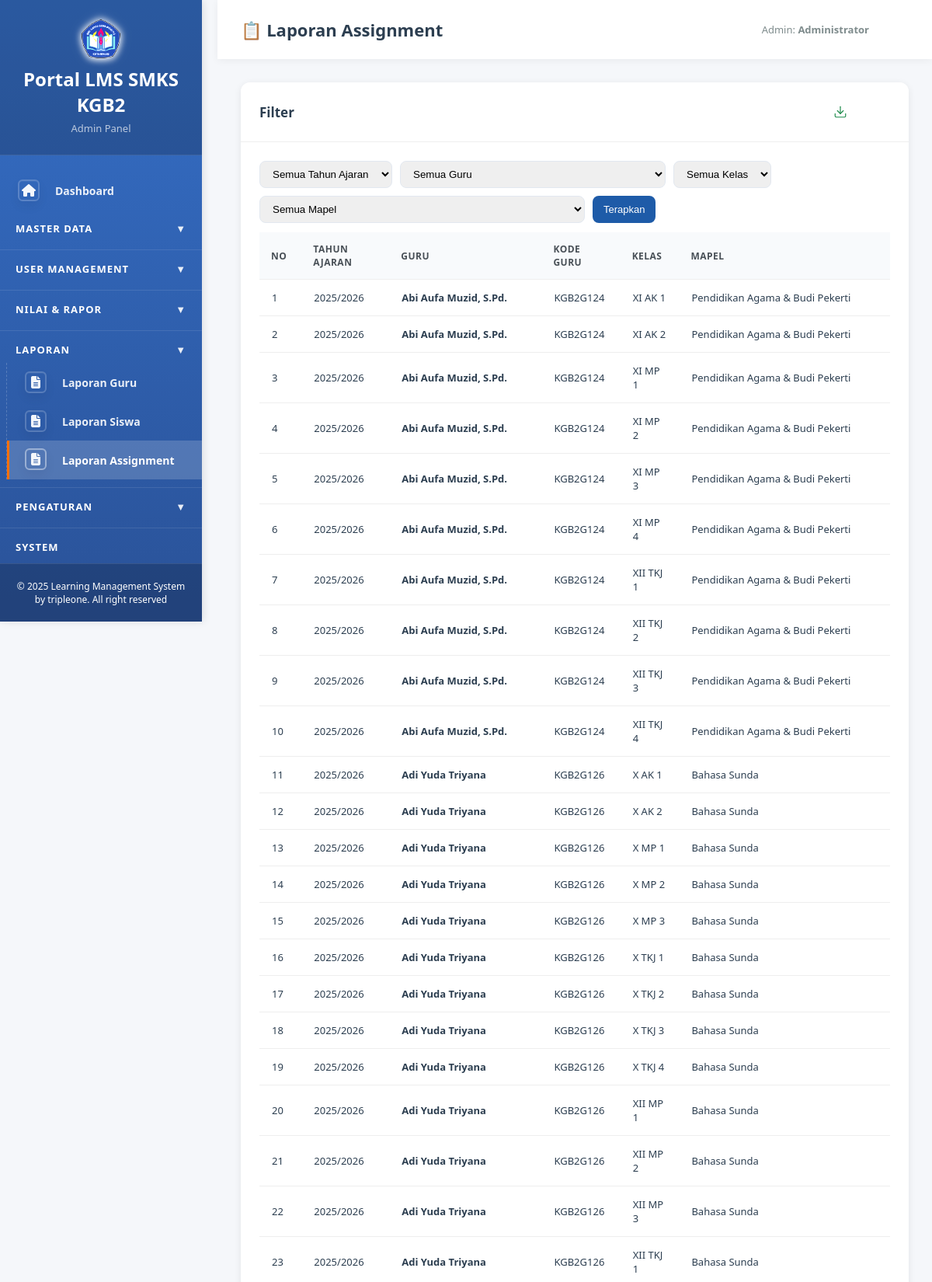
The page /admin/laporan_assignment.php (signed in, upper part) on the database its author committed.
### tables this page shows
CREATE TABLE `assignment_guru` (
  `id` int(11) NOT NULL,
  `guru_id` int(11) NOT NULL,
  `mapel_id` int(11) NOT NULL,
  `kelas_id` int(11) NOT NULL,
  `tahun_ajaran_id` int(11) NOT NULL,
  `kkm` int(11) DEFAULT NULL,
  `created_at` timestamp NOT NULL DEFAULT current_timestamp(),
  `updated_at` timestamp NOT NULL DEFAULT current_timestamp() ON UPDATE current_timestamp()
);

CREATE TABLE `tahun_ajaran` (
  `id` int(11) NOT NULL,
  `nama_tahun_ajaran` varchar(20) NOT NULL,
  `semester` enum('1','2') NOT NULL DEFAULT '1',
  `tanggal_mulai` date NOT NULL,
  `tanggal_selesai` date NOT NULL,
  `is_active` tinyint(1) NOT NULL DEFAULT 0,
  `created_at` timestamp NOT NULL DEFAULT current_timestamp(),
  `updated_at` timestamp NOT NULL DEFAULT current_timestamp() ON UPDATE current_timestamp()
);

CREATE TABLE `users` (
  `id` int(11) NOT NULL,
  `username` varchar(50) NOT NULL,
  `password` varchar(255) NOT NULL,
  `nama_lengkap` varchar(100) NOT NULL,
  `email` varchar(100) DEFAULT NULL,
  `no_whatsapp` varchar(20) DEFAULT NULL,
  `role` enum('admin','guru','siswa') NOT NULL,
  `kode_guru` varchar(20) DEFAULT NULL,
  `nuptk` varchar(20) DEFAULT NULL,
  `nisn` varchar(20) DEFAULT NULL,
  `kelas_id` int(11) DEFAULT NULL,
  `foto` varchar(255) DEFAULT NULL,
  `is_active` tinyint(1) NOT NULL DEFAULT 1,
  `created_at` timestamp NOT NULL DEFAULT current_timestamp(),
  `updated_at` timestamp NOT NULL DEFAULT current_timestamp() ON UPDATE current_timestamp()
);

CREATE TABLE `kelas` (
  `id` int(11) NOT NULL,
  `tingkat` enum('X','XI','XII') NOT NULL,
  `jurusan_id` int(11) NOT NULL,
  `rombel` int(2) NOT NULL,
  `nama_kelas` varchar(50) NOT NULL,
  `wali_kelas_id` int(11) DEFAULT NULL,
  `created_at` timestamp NOT NULL DEFAULT current_timestamp(),
  `updated_at` timestamp NOT NULL DEFAULT current_timestamp() ON UPDATE current_timestamp()
);

CREATE TABLE `mata_pelajaran` (
  `id` int(11) NOT NULL,
  `kode_mapel` varchar(20) NOT NULL,
  `nama_mapel` varchar(100) NOT NULL,
  `kategori` enum('Umum','Produktif','Muatan Lokal') NOT NULL,
  `created_at` timestamp NOT NULL DEFAULT current_timestamp(),
  `updated_at` timestamp NOT NULL DEFAULT current_timestamp() ON UPDATE current_timestamp()
);

### admin/laporan_assignment.php (the view, shortened to what this page needs)
<?php
require_once '../config/database.php';
$guru_id = isset($_GET['guru_id']) ? (int)$_GET['guru_id'] : 0;
$kelas_id = isset($_GET['kelas_id']) ? (int)$_GET['kelas_id'] : 0;
$mapel_id = isset($_GET['mapel_id']) ? (int)$_GET['mapel_id'] : 0;
$tahun_ajaran_id = isset($_GET['tahun_ajaran_id']) ? (int)$_GET['tahun_ajaran_id'] : 0;
$where = 'WHERE 1=1';
$sql = "SELECT a.id, a.guru_id, a.mapel_id, a.kelas_id, a.tahun_ajaran_id,
               g.nama_lengkap AS nama_guru, g.username AS kode_guru,
               m.nama_mapel, k.nama_kelas, ta.nama_tahun_ajaran
        FROM assignment_guru a
        JOIN users g ON g.id = a.guru_id
        JOIN mata_pelajaran m ON m.id = a.mapel_id
        JOIN kelas k ON k.id = a.kelas_id
        JOIN tahun_ajaran ta ON ta.id = a.tahun_ajaran_id
        $where
        ORDER BY ta.id DESC, g.nama_lengkap, k.nama_kelas, m.nama_mapel";
$res = mysqli_query($conn, $sql);
$rows = [];
if ($res) { while ($r = mysqli_fetch_assoc($res)) { $rows[] = $r; } }
?>
<!DOCTYPE html>
<html lang="id">
<head>
    <link rel="stylesheet" href="../assets/css/style.css">
    <link rel="stylesheet" href="../assets/css/_overrides.css">
</head>
<body>
<?php include 'sidebar.php'; ?>
<div class="main-content">
    <div class="top-bar">
        <h1>📋 Laporan Assignment</h1>
        <div class="user-info">
            <span>Admin: <strong><?php echo htmlspecialchars(($_SESSION['nama_lengkap']) ?? ''); ?></strong></span>
            <a href="../logout.php" class="btn-logout">Logout</a>
        </div>
    </div>
    <div class="content-area">
        <div class="card">
            <div class="card-header">
                <h3>Filter</h3>
                <div class="toolbar">
                    <a class="btn btn-outline" href="?guru_id=<?php echo $guru_id; ?>&kelas_id=<?php echo $kelas_id; ?>&mapel_id=<?php echo $mapel_id; ?>&tahun_ajaran_id=<?php echo $tahun_ajaran_id; ?>&export=1">⬇️ Export CSV</a>
                    <button class="btn btn-secondary" onclick="window.print()"><i class="fas fa-print" aria-hidden="true"></i> Cetak</button>
                </div>
            </div>
            <div class="card-body">
                <form method="GET" class="filters" action="">
                    <select name="tahun_ajaran_id">
                        <option value="0">Semua Tahun Ajaran</option>
                    </select>
                    <select name="guru_id">
                        <option value="0">Semua Guru</option>
                    </select>
                    <select name="kelas_id">
                        <option value="0">Semua Kelas</option>
                    </select>
                    <select name="mapel_id">
                        <option value="0">Semua Mapel</option>
                    </select>
                    <button type="submit" class="btn btn-primary">Terapkan</button>
                </form>
                <div class="table-container" style="margin-top:12px;">
                    <table>
                        <thead>
                            <tr>
                                <th>No</th>
                                <th>Tahun Ajaran</th>
                                <th>Guru</th>
                                <th>Kode Guru</th>
                                <th>Kelas</th>
                                <th>Mapel</th>
                            </tr>
                        </thead>
                        <tbody>
                            <?php if (count($rows) === 0): ?>
                                <tr><td colspan="6" style="text-align:center; padding:18px; color:#64748b;">Tidak ada data</td></tr>
                            <?php else: $no=1; foreach ($rows as $r): ?>
                                <tr>
                                    <td><?php echo $no++; ?></td>
                                    <td><?php echo htmlspecialchars(($r['nama_tahun_ajaran']) ?? ''); ?></td>
                                    <td><strong><?php echo htmlspecialchars(($r['nama_guru']) ?? ''); ?></strong></td>
                                    <td><?php echo htmlspecialchars(($r['kode_guru']) ?? ''); ?></td>
                                    <td><?php echo htmlspecialchars(($r['nama_kelas']) ?? ''); ?></td>
                                    <td><?php echo htmlspecialchars(($r['nama_mapel']) ?? ''); ?></td>
                                </tr>
                            <?php endforeach; endif; ?>
                        </tbody>
                    </table>
                </div>
            </div>
        </div>
    </div>
</div>
</body>
</html>

### assets/css/style.css (style rules this page uses)
* { margin: 0; padding: 0; box-sizing: border-box; }
html, body { height: 100%; }
body { font-family: 'Segoe UI', Tahoma, Geneva, Verdana, sans-serif; background: #f5f7fa; color: #2c3e50; }
html, body { -webkit-text-size-adjust: 100%; -ms-text-size-adjust: 100%; }
.main-content { margin-left: 280px; min-height: 100vh; }
.top-bar { background: #fff; padding: 18px 30px; box-shadow: 0 1px 2px rgba(0,0,0,0.05); display: flex; justify-content: space-between; align-items: center; position: sticky; top: 0; z-index: 100; }
.top-bar h1 { font-size: 22px; color: #2c3e50; font-weight: 600; margin: 0; }
.user-info { display: flex; align-items: center; gap: 15px; }
.user-info span { color: #7f8c8d; font-size: 13px; }
.btn-logout { background: #e74c3c; color: #fff; padding: 7px 16px; border-radius: 5px; text-decoration: none; font-size: 13px; transition: all 0.2s ease; font-weight: 500; }
.content-area { padding: 25px 30px; }
.card { background: #fff; border-radius: 6px; box-shadow: 0 1px 3px rgba(0,0,0,0.06); margin-bottom: 20px; overflow: hidden; }
.card-header { background: #fff; color: #2c3e50; padding: 18px 22px; border-bottom: 2px solid #e9ecef; }
.card-header h3 { margin: 0; font-size: 17px; font-weight: 600; }
.card-body { padding: 22px; }
.btn { padding: 9px 18px; border: none; border-radius: 5px; cursor: pointer; text-decoration: none; display: inline-block; font-size: 13px; transition: all 0.2s ease; font-weight: 500; }
.btn-primary { background: #1976d2; color: #fff; }
.table-container { overflow-x: auto; }
.table-container { -webkit-overflow-scrolling: touch; }
img, .card, .slide img { max-width: 100%; height: auto; }
table { width: 100%; border-collapse: collapse; }
table thead { background: #f8f9fa; color: #2c3e50; }
table th { padding: 13px 15px; text-align: left; font-weight: 600; font-size: 12px; text-transform: uppercase; letter-spacing: 0.5px; color: #495057; }
table tbody tr { border-bottom: 1px solid #e9ecef; transition: background 0.15s ease; }
table td { padding: 13px 15px; font-size: 13px; }
.icon-btn, .action-btn, .table .actions .btn, .table td:last-child .btn { display: inline-block !important; width: 36px !important; height: 36px !important; padding: 0 !important; margin: 0 !important; border-radius: 8px !important; text-indent: -9999px !important; overflow: hidden !important; position: relative !important; background: transparent !important; border: none !important; }
.icon-btn::before, .action-btn::before, .table .actions .btn::before { content: ''; position: absolute; inset: 0; display: grid; place-items: center; background-repeat: no-repeat; background-position: center; background-size: 18px 18px; }
.icon-btn::before, .action-btn::before { filter: none; }
.header, .page-header, .header-bar, .card-header { display: flex; align-items: center; justify-content: space-between; gap: 12px; }

### assets/css/_overrides.css (style rules this page uses)
.content-area { padding: 32px 34px; }
.card-header { padding: 20px 24px; }
.card-body { padding: 24px; }
.table-container table td { padding: 14px 16px; }

### admin/laporan_assignment.php (style rules this page uses)
.top-bar { display: flex; justify-content: space-between; align-items: center; padding: 20px 30px; background: #fff; box-shadow: 0 2px 10px rgba(0,0,0,0.05); position: sticky; top: 0; z-index: 999; }
.content-area { padding: 30px; }
.card { background: #fff; border-radius: 12px; box-shadow: 0 2px 10px rgba(0,0,0,0.08); }
.card-header { padding: 20px 24px; border-bottom: 1px solid #eee; display: flex; justify-content: space-between; align-items: center; }
.card-body { padding: 24px; }
.filters { display:flex; gap:10px; flex-wrap:wrap; }
select { padding:8px 12px; border:1px solid #e2e8f0; border-radius:8px; }
.btn { cursor:pointer; }
.btn-primary { background:#1e5ba8; color:#fff; padding:8px 14px; border-radius:8px; border:none; }
.btn-secondary { background:#f1f5f9; color:#0f172a; padding:8px 14px; border-radius:8px; border:1px solid #e2e8f0; }
.btn-outline { background:#fff; color:#0f172a; padding:8px 12px; border-radius:8px; border:1px solid #cbd5e1; }
.table-container { overflow:auto; }
table { width:100%; border-collapse: collapse; }
th, td { border-bottom:1px solid #eee; padding:10px; text-align:left; }
th { background:#f8fafc; }
.toolbar { display:flex; align-items:center; gap:10px; flex-wrap:wrap; }

### rows shown on the page
assignment_guru: tahun_ajaran.nama_tahun_ajaran "2025/2026", guru.nama_lengkap "Abi Aufa Muzid, S.Pd.", guru.username "KGB2G124", kelas.nama_kelas "XI AK 1", mapel.nama_mapel "Pendidikan Agama & Budi Pekerti"
assignment_guru: tahun_ajaran.nama_tahun_ajaran "2025/2026", guru.nama_lengkap "Abi Aufa Muzid, S.Pd.", guru.username "KGB2G124", kelas.nama_kelas "XI AK 2", mapel.nama_mapel "Pendidikan Agama & Budi Pekerti"
assignment_guru: tahun_ajaran.nama_tahun_ajaran "2025/2026", guru.nama_lengkap "Abi Aufa Muzid, S.Pd.", guru.username "KGB2G124", kelas.nama_kelas "XI MP 1", mapel.nama_mapel "Pendidikan Agama & Budi Pekerti"
assignment_guru: tahun_ajaran.nama_tahun_ajaran "2025/2026", guru.nama_lengkap "Abi Aufa Muzid, S.Pd.", guru.username "KGB2G124", kelas.nama_kelas "XI MP 2", mapel.nama_mapel "Pendidikan Agama & Budi Pekerti"
assignment_guru: tahun_ajaran.nama_tahun_ajaran "2025/2026", guru.nama_lengkap "Abi Aufa Muzid, S.Pd.", guru.username "KGB2G124", kelas.nama_kelas "XI MP 3", mapel.nama_mapel "Pendidikan Agama & Budi Pekerti"
assignment_guru: tahun_ajaran.nama_tahun_ajaran "2025/2026", guru.nama_lengkap "Abi Aufa Muzid, S.Pd.", guru.username "KGB2G124", kelas.nama_kelas "XI MP 4", mapel.nama_mapel "Pendidikan Agama & Budi Pekerti"
assignment_guru: tahun_ajaran.nama_tahun_ajaran "2025/2026", guru.nama_lengkap "Abi Aufa Muzid, S.Pd.", guru.username "KGB2G124", kelas.nama_kelas "XII TKJ 1", mapel.nama_mapel "Pendidikan Agama & Budi Pekerti"
assignment_guru: tahun_ajaran.nama_tahun_ajaran "2025/2026", guru.nama_lengkap "Abi Aufa Muzid, S.Pd.", guru.username "KGB2G124", kelas.nama_kelas "XII TKJ 2", mapel.nama_mapel "Pendidikan Agama & Budi Pekerti"
assignment_guru: tahun_ajaran.nama_tahun_ajaran "2025/2026", guru.nama_lengkap "Abi Aufa Muzid, S.Pd.", guru.username "KGB2G124", kelas.nama_kelas "XII TKJ 3", mapel.nama_mapel "Pendidikan Agama & Budi Pekerti"
assignment_guru: tahun_ajaran.nama_tahun_ajaran "2025/2026", guru.nama_lengkap "Abi Aufa Muzid, S.Pd.", guru.username "KGB2G124", kelas.nama_kelas "XII TKJ 4", mapel.nama_mapel "Pendidikan Agama & Budi Pekerti"
assignment_guru: tahun_ajaran.nama_tahun_ajaran "2025/2026", guru.nama_lengkap "Adi Yuda Triyana", guru.username "KGB2G126", kelas.nama_kelas "X AK 1", mapel.nama_mapel "Bahasa Sunda"
assignment_guru: tahun_ajaran.nama_tahun_ajaran "2025/2026", guru.nama_lengkap "Adi Yuda Triyana", guru.username "KGB2G126", kelas.nama_kelas "X AK 2", mapel.nama_mapel "Bahasa Sunda"
assignment_guru: tahun_ajaran.nama_tahun_ajaran "2025/2026", guru.nama_lengkap "Adi Yuda Triyana", guru.username "KGB2G126", kelas.nama_kelas "X MP 1", mapel.nama_mapel "Bahasa Sunda"
assignment_guru: tahun_ajaran.nama_tahun_ajaran "2025/2026", guru.nama_lengkap "Adi Yuda Triyana", guru.username "KGB2G126", kelas.nama_kelas "X MP 2", mapel.nama_mapel "Bahasa Sunda"
assignment_guru: tahun_ajaran.nama_tahun_ajaran "2025/2026", guru.nama_lengkap "Adi Yuda Triyana", guru.username "KGB2G126", kelas.nama_kelas "X MP 3", mapel.nama_mapel "Bahasa Sunda"
assignment_guru: tahun_ajaran.nama_tahun_ajaran "2025/2026", guru.nama_lengkap "Adi Yuda Triyana", guru.username "KGB2G126", kelas.nama_kelas "X TKJ 1", mapel.nama_mapel "Bahasa Sunda"
assignment_guru: tahun_ajaran.nama_tahun_ajaran "2025/2026", guru.nama_lengkap "Adi Yuda Triyana", guru.username "KGB2G126", kelas.nama_kelas "X TKJ 2", mapel.nama_mapel "Bahasa Sunda"
assignment_guru: tahun_ajaran.nama_tahun_ajaran "2025/2026", guru.nama_lengkap "Adi Yuda Triyana", guru.username "KGB2G126", kelas.nama_kelas "X TKJ 3", mapel.nama_mapel "Bahasa Sunda"
assignment_guru: tahun_ajaran.nama_tahun_ajaran "2025/2026", guru.nama_lengkap "Adi Yuda Triyana", guru.username "KGB2G126", kelas.nama_kelas "X TKJ 4", mapel.nama_mapel "Bahasa Sunda"
assignment_guru: tahun_ajaran.nama_tahun_ajaran "2025/2026", guru.nama_lengkap "Adi Yuda Triyana", guru.username "KGB2G126", kelas.nama_kelas "XII MP 1", mapel.nama_mapel "Bahasa Sunda"
assignment_guru: tahun_ajaran.nama_tahun_ajaran "2025/2026", guru.nama_lengkap "Adi Yuda Triyana", guru.username "KGB2G126", kelas.nama_kelas "XII MP 2", mapel.nama_mapel "Bahasa Sunda"
assignment_guru: tahun_ajaran.nama_tahun_ajaran "2025/2026", guru.nama_lengkap "Adi Yuda Triyana", guru.username "KGB2G126", kelas.nama_kelas "XII MP 3", mapel.nama_mapel "Bahasa Sunda"
assignment_guru: tahun_ajaran.nama_tahun_ajaran "2025/2026", guru.nama_lengkap "Adi Yuda Triyana", guru.username "KGB2G126", kelas.nama_kelas "XII TKJ 1", mapel.nama_mapel "Bahasa Sunda"

### other values the page prints
$_SESSION['nama_lengkap'] "Administrator"
